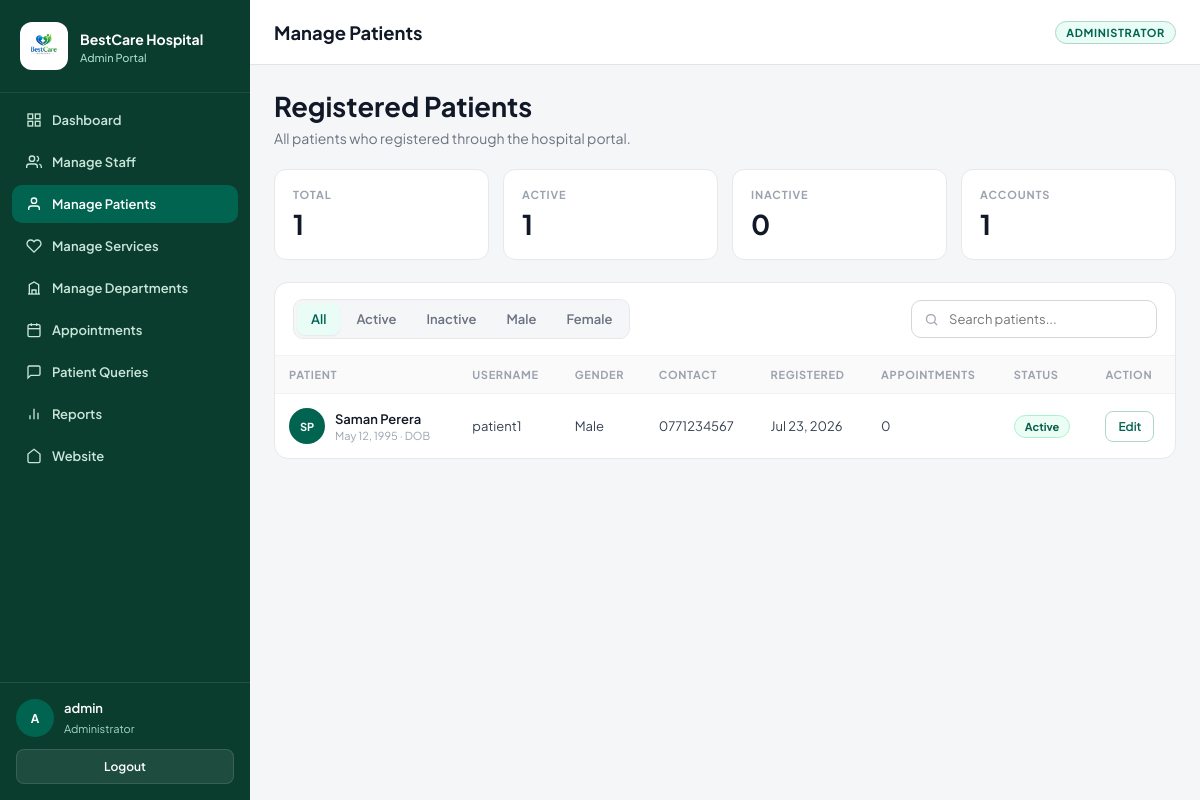
/admin/manage-patients.php (signed in), run on the app's committed database.
### tables this page shows
CREATE TABLE patients (
    id INT AUTO_INCREMENT PRIMARY KEY,
    user_id INT NOT NULL,
    full_name VARCHAR(100) NOT NULL,
    dob DATE NOT NULL,
    gender ENUM('Male', 'Female', 'Other') NOT NULL,
    contact VARCHAR(20) NOT NULL,
    address VARCHAR(255) NOT NULL,
    FOREIGN KEY (user_id) REFERENCES users(id) ON DELETE CASCADE
);

CREATE TABLE users (
    id INT AUTO_INCREMENT PRIMARY KEY,
    username VARCHAR(50) NOT NULL UNIQUE,
    password_hash VARCHAR(255) NOT NULL,
    role ENUM('admin', 'staff', 'patient') NOT NULL,
    is_active TINYINT(1) DEFAULT 1,
    created_at TIMESTAMP DEFAULT CURRENT_TIMESTAMP
);

### admin/manage-patients.php (the view, shortened to what this page needs)
<?php
include("../includes/db.php");
$open_edit_id = 0;
$list_sql = "SELECT p.*, u.username, u.is_active, u.created_at,
                    (SELECT COUNT(*) FROM appointments a WHERE a.patient_id = p.id) AS appt_count
             FROM patients p, users u
             WHERE p.user_id = u.id
             AND u.role = 'patient'
             ORDER BY p.full_name";
$list = mysqli_query($conn, $list_sql);
$patients = array();
if ($list) {
    while ($row = mysqli_fetch_array($list)) {
        $patients[] = $row;
    }
}
$total = count($patients);
$active_count = 0;
$inactive_count = 0;
for ($i = 0; $i < $total; $i++) {
    if ($patients[$i]['is_active'] == 1) {
        $active_count++;
    } else {
        $inactive_count++;
    }
}
?>
<!DOCTYPE html>
<html lang="en">
<head>
    <link rel="stylesheet" href="/bestcare-hospital/assets/css/admin.css?v=2">
</head>
<body class="adm-body<?php if ($open_edit_id > 0) echo ' modal-open'; ?>">
<?php include("../includes/admin_nav.php"); ?>
<div class="adm-main">
    <header class="adm-topbar">
        <h1>Manage Patients</h1>
        <span class="role-tag">Administrator</span>
    </header>
    <main class="adm-content">
        <div class="adm-ms-head">
            <div>
                <h1>Registered Patients</h1>
                <p>All patients who registered through the hospital portal.</p>
            </div>
        </div>
        <section class="adm-stats" style="margin-bottom:22px;">
            <div class="adm-stat">
                <p class="label">Total</p>
                <p class="value"><?php echo $total; ?></p>
            </div>
            <div class="adm-stat">
                <p class="label">Active</p>
                <p class="value"><?php echo $active_count; ?></p>
            </div>
            <div class="adm-stat">
                <p class="label">Inactive</p>
                <p class="value"><?php echo $inactive_count; ?></p>
            </div>
            <div class="adm-stat">
                <p class="label">Accounts</p>
                <p class="value"><?php echo $total; ?></p>
            </div>
        </section>
        <section class="adm-ms-panel">
            <div class="adm-ms-panel-top">
                <div class="adm-ms-tabs">
                    <button class="adm-ms-tab active" type="button" data-filter="all">All</button>
                    <button class="adm-ms-tab" type="button" data-filter="active">Active</button>
                    <button class="adm-ms-tab" type="button" data-filter="inactive">Inactive</button>
                    <button class="adm-ms-tab" type="button" data-filter="Male">Male</button>
                    <button class="adm-ms-tab" type="button" data-filter="Female">Female</button>
                </div>
                <div class="adm-ms-search">
                    <svg viewBox="0 0 24 24" fill="none" stroke="currentColor" stroke-width="2"><circle cx="11" cy="11" r="7"></circle><line x1="16.5" y1="16.5" x2="21" y2="21"></line></svg>
                    <input type="text" id="mpSearch" placeholder="Search patients...">
                </div>
            </div>
            <?php if ($total > 0) { ?>
                <div class="adm-table-wrap">
                    <table class="adm-table">
                        <thead>
                            <tr>
                                <th>Patient</th>
                                <th>Username</th>
                                <th>Gender</th>
                                <th>Contact</th>
                                <th>Registered</th>
                                <th>Appointments</th>
                                <th>Status</th>
                                <th>Action</th>
                            </tr>
                        </thead>
                        <tbody id="mpBody">
                            <?php for ($i = 0; $i < $total; $i++) {
                                $row = $patients[$i];
                                $status_key = ($row['is_active'] == 1) ? 'active' : 'inactive';
                                $parts = explode(' ', $row['full_name']);
                                $ini = strtoupper(substr($parts[0], 0, 1));
                                if (isset($parts[1])) {
                                    $ini .= strtoupper(substr($parts[1], 0, 1));
                                }
                            ?>
                                <tr class="mp-row"
                                    data-status="<?php echo $status_key; ?>"
                                    data-gender="<?php echo htmlspecialchars($row['gender']); ?>">
                                    <td>
                                        <div class="adm-staff-cell">
                                            <div class="adm-staff-avatar"><?php echo htmlspecialchars($ini); ?></div>
                                            <div>
                                                <p class="name"><?php echo htmlspecialchars($row['full_name']); ?></p>
                                                <p class="spec"><?php echo date('M d, Y', strtotime($row['dob'])); ?> &middot; DOB</p>
                                            </div>
                                        </div>
                                    </td>
                                    <td><?php echo htmlspecialchars($row['username']); ?></td>
                                    <td><?php echo htmlspecialchars($row['gender']); ?></td>
                                    <td><?php echo htmlspecialchars($row['contact']); ?></td>
                                    <td><?php echo date('M d, Y', strtotime($row['created_at'])); ?></td>
                                    <td><?php echo (int)$row['appt_count']; ?></td>
                                    <td>
                                        <?php if ($row['is_active'] == 1) { ?>
                                            <span class="adm-status active">Active</span>
                                        <?php } else { ?>
                                            <span class="adm-status inactive">Inactive</span>
                                        <?php } ?>
                                    </td>
                                    <td>
                                        <div class="adm-ms-actions">
                                            <button type="button" class="adm-btn-outline btn-edit-patient"
                                                data-id="<?php echo $row['id']; ?>"
                                                data-user="<?php echo htmlspecialchars($row['username'], ENT_QUOTES); ?>"
                                                data-name="<?php echo htmlspecialchars($row['full_name'], ENT_QUOTES); ?>"
                                                data-dob="<?php echo htmlspecialchars($row['dob'], ENT_QUOTES); ?>"
                                                data-gender="<?php echo htmlspecialchars($row['gender'], ENT_QUOTES); ?>"
                                                data-contact="<?php echo htmlspecialchars($row['contact'], ENT_QUOTES); ?>"
                                                data-address="<?php echo htmlspecialchars($row['address'], ENT_QUOTES); ?>">
                                                Edit
                                            </button>
                                        </div>
                                    </td>
                                </tr>
                            <?php } ?>
                        </tbody>
                    </table>
                </div>
            <?php } else { ?>
                <div class="adm-empty">No registered patients yet.</div>
            <?php } ?>
        </section>
    </main>
</div>
</body>
</html>

### assets/css/admin.css (style rules this page uses)
.adm-body { margin: 0; min-height: 100vh; display: flex; flex-direction: column; font-family: "Plus Jakarta Sans", "Segoe UI", sans-serif; color: #1e293b; background: #F4F6F8; -webkit-font-smoothing: antialiased; }
@media (min-width: 1024px) { .adm-body { flex-direction: row; } }
.adm-body h1, .adm-body h2, .adm-body h3 { font-family: "Plus Jakarta Sans", "Segoe UI", sans-serif; font-weight: 700; margin: 0; }
.adm-main { flex: 1; min-width: 0; display: flex; flex-direction: column; }
.adm-topbar { height: 64px; background: #fff; border-bottom: 1px solid #E2E4E8; display: flex; align-items: center; justify-content: space-between; padding: 0 24px; gap: 16px; }
.adm-topbar h1 { font-size: 1.15rem; color: #111827; }
.adm-topbar .role-tag { font-size: 11px; font-weight: 700; letter-spacing: 0.06em; text-transform: uppercase; color: #016450; background: #E9FCF5; border: 1px solid #B0D6C9; border-radius: 999px; padding: 4px 10px; }
.adm-content { flex: 1; overflow-y: auto; padding: 24px; }
.adm-stats { display: grid; grid-template-columns: repeat(4, minmax(0, 1fr)); gap: 14px; margin-bottom: 22px; }
.adm-stat { background: #fff; border: 1px solid #E8E8EC; border-radius: 12px; padding: 18px; }
.adm-stat .label { margin: 0 0 6px; font-size: 11px; font-weight: 700; letter-spacing: 0.08em; text-transform: uppercase; color: #9ca3af; }
.adm-stat .value { margin: 0; font-size: 1.7rem; font-weight: 700; color: #111827; }
.adm-btn-outline { display: inline-flex; align-items: center; background: #fff; color: #016450 !important; border: 1px solid #B0D6C9; border-radius: 8px; padding: 7px 12px; font-family: inherit; font-size: 12px; font-weight: 600; cursor: pointer; }
.adm-table-wrap { width: 100%; overflow-x: auto; }
.adm-table { width: 100%; border-collapse: collapse; }
.adm-table th { text-align: left; font-size: 11px; font-weight: 700; text-transform: uppercase; letter-spacing: 0.06em; color: #9ca3af; padding: 12px 14px; background: #FAFAFB; border-bottom: 1px solid #F1F2F4; white-space: nowrap; }
.adm-table td { padding: 14px; border-bottom: 1px solid #F1F2F4; font-size: 13px; color: #374151; vertical-align: middle; }
.adm-table tr:last-child td { border-bottom: none; }
.adm-status { display: inline-block; padding: 4px 10px; border-radius: 999px; font-size: 11px; font-weight: 700; border: 1px solid transparent; white-space: nowrap; }
.adm-ms-head { display: flex; flex-wrap: wrap; align-items: flex-start; justify-content: space-between; gap: 16px; margin-bottom: 22px; }
.adm-ms-head h1 { font-size: 1.7rem; color: #111827; margin: 0 0 6px; }
.adm-ms-head p { margin: 0; font-size: 14px; color: #6b7280; }
.adm-ms-panel { background: #fff; border: 1px solid #E8E8EC; border-radius: 14px; overflow: hidden; }
.adm-ms-panel-top { display: flex; flex-wrap: wrap; align-items: center; justify-content: space-between; gap: 12px; padding: 16px 18px; border-bottom: 1px solid #F1F2F4; }
.adm-ms-tabs { display: inline-flex; background: #F5F6F8; border: 1px solid #E8E8EC; border-radius: 10px; padding: 3px; gap: 2px; }
.adm-ms-tab { border: none; background: transparent; padding: 8px 14px; border-radius: 8px; font-family: inherit; font-size: 13px; font-weight: 600; color: #6b7280; cursor: pointer; }
.adm-ms-tab.active { background: #E9FCF5; color: #016450; box-shadow: 0 1px 2px rgba(0,0,0,0.06); }
.adm-ms-search { display: flex; align-items: center; gap: 8px; background: #fff; border: 1px solid #D4D6DA; border-radius: 10px; padding: 9px 12px; min-width: 220px; }
.adm-ms-search svg { width: 15px; height: 15px; color: #9ca3af; flex-shrink: 0; }
.adm-ms-search input { border: none; outline: none; background: transparent; width: 100%; font-family: inherit; font-size: 13px; }
.adm-staff-avatar { width: 36px; height: 36px; border-radius: 50%; background: #016450; color: #fff; display: flex; align-items: center; justify-content: center; font-size: 11px; font-weight: 700; flex-shrink: 0; }
.adm-staff-cell { display: flex; align-items: center; gap: 10px; }
.adm-staff-cell .name { margin: 0; font-weight: 600; color: #111827; }
.adm-staff-cell .spec { margin: 2px 0 0; font-size: 11px; color: #9ca3af; }
.adm-status.active { background: #ECFDF5; color: #065F46; border-color: #A7F3D0; }
.adm-ms-actions { display: flex; flex-wrap: wrap; gap: 6px; }

### data on the page
patients: full_name "SP", full_name "Saman Perera", dob "May 12, 1995", user.username "patient1", gender "Male", contact "0771234567", user.created_at "Jul 23, 2026", appt_count "0"

### other printed values
$admin_initial "A"
$admin_name "admin"
$total "1"
$active_count "1"
$inactive_count "0"
